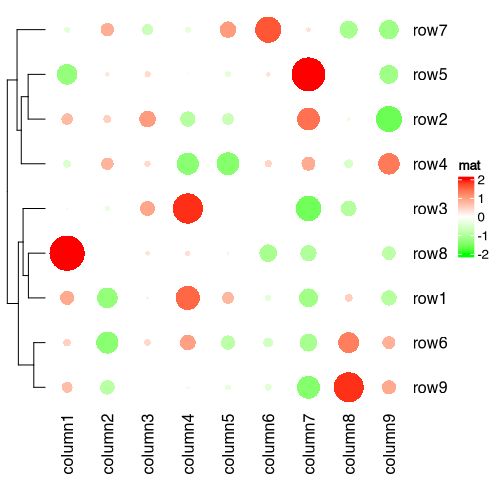

Reproduce this figure in R.
set.seed(123)
nr1 = 4; nr2 = 8; nr3 = 6; nr = nr1 + nr2 + nr3
nc1 = 6; nc2 = 8; nc3 = 10; nc = nc1 + nc2 + nc3
mat = cbind(rbind(matrix(rnorm(nr1*nc1, mean = 1,   sd = 0.5), nr = nr1),
          matrix(rnorm(nr2*nc1, mean = 0,   sd = 0.5), nr = nr2),
          matrix(rnorm(nr3*nc1, mean = 0,   sd = 0.5), nr = nr3)),
    rbind(matrix(rnorm(nr1*nc2, mean = 0,   sd = 0.5), nr = nr1),
          matrix(rnorm(nr2*nc2, mean = 1,   sd = 0.5), nr = nr2),
          matrix(rnorm(nr3*nc2, mean = 0,   sd = 0.5), nr = nr3)),
    rbind(matrix(rnorm(nr1*nc3, mean = 0.5, sd = 0.5), nr = nr1),
          matrix(rnorm(nr2*nc3, mean = 0.5, sd = 0.5), nr = nr2),
          matrix(rnorm(nr3*nc3, mean = 1,   sd = 0.5), nr = nr3))
   )
mat = mat[sample(nr, nr), sample(nc, nc)] # random shuffle rows and columns
rownames(mat) = paste0("row", seq_len(nr))
colnames(mat) = paste0("column", seq_len(nc))
dim(mat)
pacman::p_load("lmbio","ComplexHeatmap","stringr","dplyr","circlize")
small_mat = mat[1:9, 1:9]
b = mat[1:9, 1:9]
a <- pheatmap(small_mat,scale = "row")
small_mat <- as.data.frame(a@matrix)
col_fun = colorRamp2(c(-2, 0, 2), c("green", "white", "red"))
ht_list <- Heatmap(small_mat, name = "mat", cluster_columns = FALSE, col = col_fun,rect_gp = gpar(type = "none"),
    cell_fun = function(j, i, x, y, width, height, fill) {
        grid.circle(x = x, y = y, r =abs(small_mat[i, j])/5 * min(unit.c(width, height)), 
                gp = gpar(fill = col_fun(small_mat[i, j]), col = NA))
})
